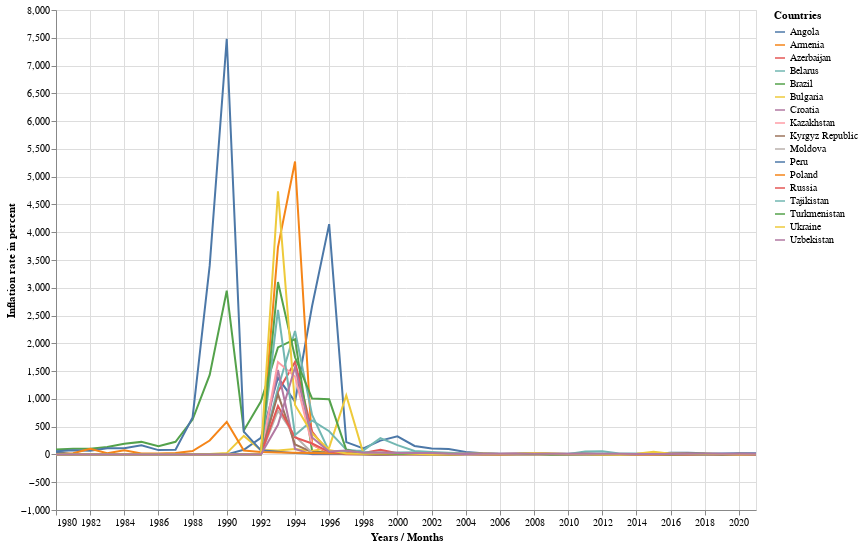

Source (notebook cell):
### Code cell
# hide-input
ecb.plot_altair_legend_selectable(df_highinflation, 
                                  'Years / Months', 
                                  'Inflation rate in percent', 
                                  'Countries',
                                   700,
                                   500)

### Figure 1 — Vega-Lite specification as saved in the notebook (floating-point values rounded to 4 significant figures; data arrays with more than 128 entries replaced by an {"elided": "..."} marker saying what was removed)
{"config": {"view": {"continuousWidth": 400, "continuousHeight": 300}}, "data": {"name": "data-e1958e1585e1dacdcd24f9e650137a1a"}, "mark": "line", "encoding": {"color": {"type": "nominal", "field": "Countries"}, "opacity": {"condition": {"value": 1, "selection": "selector005"}, "value": 0.2}, "tooltip": [{"type": "quantitative", "field": "Inflation rate in percent"}, {"type": "nominal", "field": "Countries"}], "x": {"type": "temporal", "field": "Years / Months"}, "y": {"type": "quantitative", "field": "Inflation rate in percent"}}, "height": 500, "selection": {"selector005": {"type": "multi", "fields": ["Countries"], "bind": "legend"}, "selector006": {"type": "interval", "bind": "scales", "encodings": ["x", "y"]}}, "width": 700, "$schema": "https://vega.github.io/schema/vega-lite/v4.8.1.json", "datasets": {"data-e1958e1585e1dacdcd24f9e650137a1a": {"elided": "714 records"}}}
